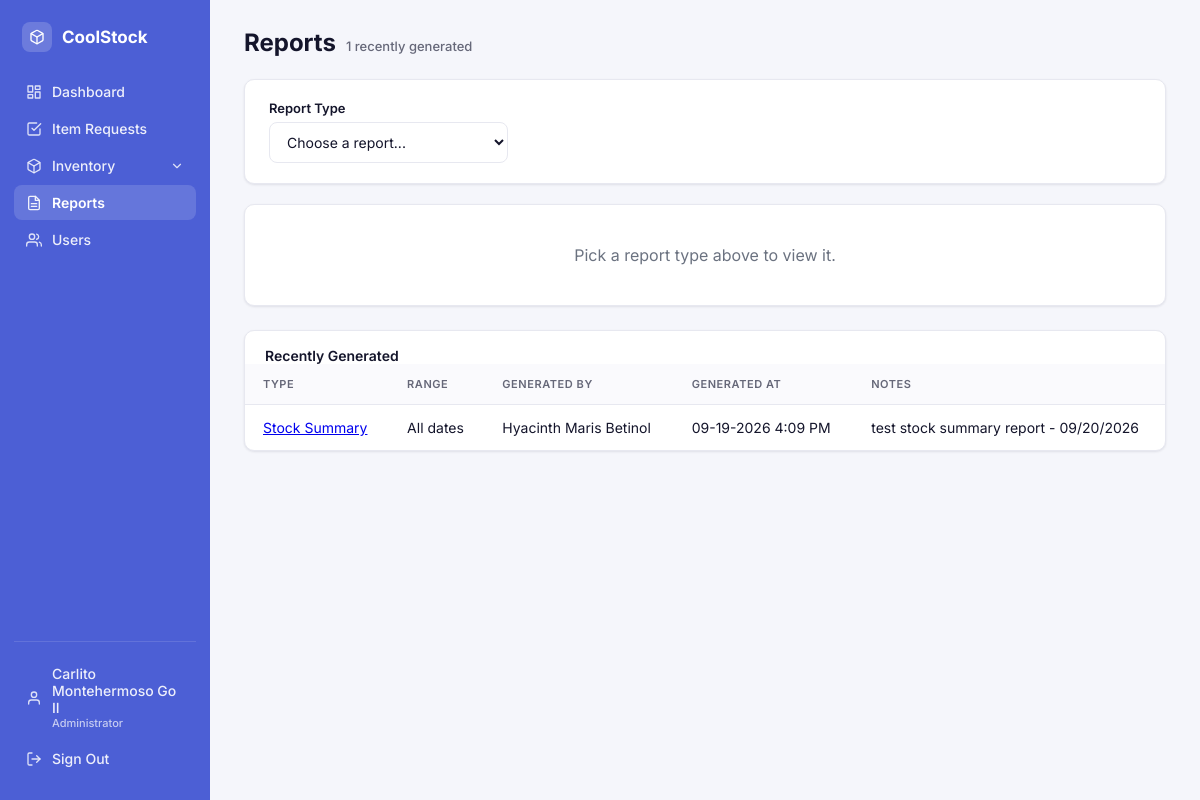
Screenshot of /index.php?module=reports&action=index (signed in) with the database file from the repository.
### tables this page shows
CREATE TABLE `reports` (
  `report_id` int(11) NOT NULL,
  `report_type` enum('stock_summary','usage_report','low_stock','transaction_log') NOT NULL,
  `date_from` date DEFAULT NULL,
  `date_to` date DEFAULT NULL,
  `generated_by` varchar(100) DEFAULT NULL,
  `user_id` int(11) DEFAULT NULL,
  `notes` text DEFAULT NULL,
  `generated_at` timestamp NOT NULL DEFAULT current_timestamp()
);

### Controllers/ReportController.php (called while the page is built, shortened)
<?php
require_once __DIR__ . '/../Models/Report.php';
class ReportController
{
    private Report $report;
    public function __construct()
    {
        $this->report = new Report();
    }
    public function index(): void
    {
        $type = $_GET['type'] ?? '';
        if (!array_key_exists($type, Report::TYPES)) {
            $type = '';
        }
        $recentReports = $this->report->readRecent(10);
        require __DIR__ . '/../Views/reports/index.php';
    }
}

### Config/Database.php (called while the page is built, shortened)
<?php
class Database
{
    private static ?Database $instance = null;
    private PDO $conn;
    private string $host     = "localhost";
    private string $db_name  = "mister_aircon";
    private string $username = "root";
    private string $password = "";
    private function __construct()
    {
        try {
            $this->conn = new PDO(
                "mysql:host={$this->host};dbname={$this->db_name};charset=utf8mb4",
                $this->username,
                $this->password
            );
            $this->conn->setAttribute(PDO::ATTR_ERRMODE, PDO::ERRMODE_EXCEPTION);
            $this->conn->setAttribute(PDO::ATTR_DEFAULT_FETCH_MODE, PDO::FETCH_ASSOC);
        } catch (PDOException $e) {
            die("Database connection failed: " . $e->getMessage());
        }
    }
    public static function getInstance(): Database
    {
        if (self::$instance === null) {
            self::$instance = new Database();
        }
        return self::$instance;
    }
    public function getConnection(): PDO
    {
        return $this->conn;
    }
}

### Models/Report.php (called while the page is built, shortened)
<?php
require_once __DIR__ . '/../Config/Database.php';
class Report
{
    private PDO $conn;
    private string $table = "reports";
    public function __construct()
    {
        $this->conn = Database::getInstance()->getConnection();
    }
    public static function typeLabel(string $type): string
    {
        return self::TYPES[$type] ?? $type;
    }
    public function readRecent(int $limit = 10): array
    {
        $query = "SELECT * FROM {$this->table} ORDER BY report_id DESC LIMIT :limit";
        $stmt = $this->conn->prepare($query);
        $stmt->bindValue(':limit', $limit, PDO::PARAM_INT);
        $stmt->execute();
        return $stmt->fetchAll();
    }
}

### Helpers/format.php (called while the page is built, shortened)
<?php
function format_datetime(?string $value): string
{
    $value = trim($value);
    $timestamp = strtotime($value);
    return date('m-d-Y g:i A', $timestamp);
}

### Views/reports/index.php (the view, shortened to what this page needs)
<?php
require __DIR__ . '/../partials/header.php';
function reportTypeUrl(string $type, bool $asModal = false): string
{
    $url = "index.php?module=reports&action=index&type=" . urlencode($type);
    return $asModal ? $url . '&view=modal' : $url;
}
$viaRecent = $type !== '' && (($_GET['view'] ?? '') === 'modal');
require __DIR__ . '/_report_table.php';
?>
        <div class="page-header no-print">
            <div class="page-title-group">
                <h1 class="page-title">Reports</h1>
                <span class="page-title-count"><?= count($recentReports) ?> recently generated</span>
            </div>
        </div>
        <div class="table-card reports-table-card no-print" style="padding:20px 24px;margin-bottom:20px;">
            <form method="GET" action="index.php" class="inline-form">
                <div class="inline-form-grow">
                    <label for="reportType">Report Type</label>
                    <select name="type" id="reportType" onchange="this.form.submit()">
                        <option value="">Choose a report...</option>
                    </select>
                </div>
            </form>
        </div>
        <?php if ($type === '' || $viaRecent): ?>
            <div class="table-card" style="padding:40px 24px;text-align:center;color:#6B7280;">
                Pick a report type above to view it.
            </div>
        <?php else: ?>
            <div class="table-card reports-results" id="reportPrintArea">
                <?php renderReportTable($type, $reportData, 'inline', $dateFrom, $dateTo); ?>
            </div>
        <?php endif; ?>
        <div class="table-card no-print" style="margin-top:24px;">
            <div style="padding:16px 20px 0;font-weight:600;font-size:14px;">Recently Generated</div>
            <table>
                <thead>
                    <tr>
                        <th>Type</th>
                        <th>Range</th>
                        <th>Generated By</th>
                        <th>Generated At</th>
                        <th>Notes</th>
                    </tr>
                </thead>
                <tbody>
                    <?php if (empty($recentReports)): ?>
                        <tr class="empty-row"><td colspan="4">No reports generated yet.</td></tr>
                    <?php else: ?>
                        <?php foreach ($recentReports as $r): ?>
                            <tr>
                                <td>
                                    <a href="<?= reportTypeUrl($r['report_type'], true) ?>"
                                       onclick="return openReportModalAjax(event, <?= htmlspecialchars(json_encode($r['report_type']), ENT_QUOTES) ?>, <?= htmlspecialchars(json_encode($r['date_from'] ?? ''), ENT_QUOTES) ?>, <?= htmlspecialchars(json_encode($r['date_to'] ?? ''), ENT_QUOTES) ?>)"><?= htmlspecialchars(Report::typeLabel($r['report_type'])) ?></a>
                                </td>
                                <td>
                                    <?php
                                    if (empty($r['date_from']) && empty($r['date_to'])) {
                                        echo 'All dates';
                                    } else {
                                        echo htmlspecialchars(
                                            format_datetime($r['date_from']) . ' to ' . format_datetime($r['date_to'])
                                        );
                                    }
                                    ?>
                                </td>
                                <td><?= htmlspecialchars($r['generated_by'] ?? '—') ?></td>
                                <td><?= format_datetime($r['generated_at']) ?></td>
                                <td><?= htmlspecialchars($r['notes'] ?? '—') ?></td>
                            </tr>
                        <?php endforeach; ?>
                    <?php endif; ?>
                </tbody>
            </table>
        </div>
<?php require __DIR__ . '/../partials/footer.php'; ?>

### rows the page displays
reports: report_type "Stock Summary", shows "All dates", generated_by "Hyacinth Maris Betinol", generated_at "09-19-2026 4:09 PM", notes "test stock summary report - 09/20/2026"

### other values shown
$viewer['full_name'] "Carlito Montehermoso Go II"
User::roleLabel($viewer['role']) "Administrator"
count($recentReports) "1"
